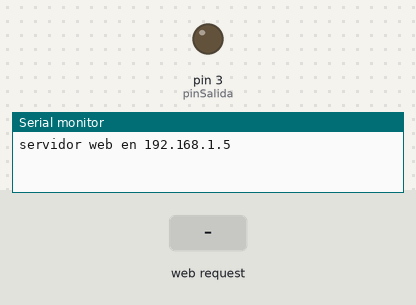
The sketch below on a simulated Arduino Uno, built for the host (arithmetic inside an expression is 32-bit, double 64-bit). Shown: output pins drawn as LEDs (lit = HIGH), the last lines printed to the serial monitor. The inputs (shaded band) are chosen by the test bench. WiFi joins after 1.5 s; servers stay silent unless stated.

Above: at 1.2 s.
1.3 s: HTTP request GET /?estado=ON received
At 1.7 s:
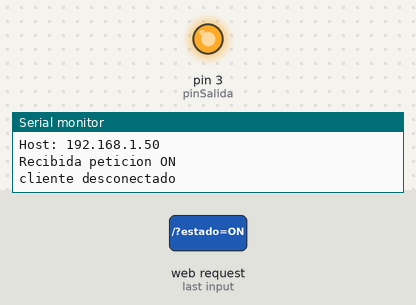
2.8 s: HTTP request GET /?estado=OFF received
At 4.1 s:
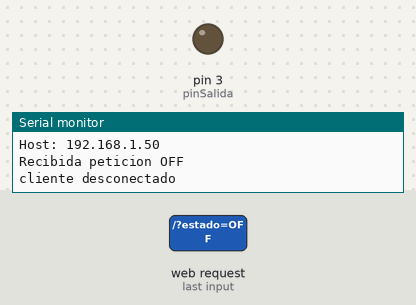
Timing chart, 0 to 5.8 s (numbered marks = the images above; inputs shaded):
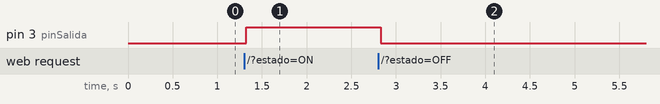

Measured:
- after the input at 1.3 s, pin 3 (pinSalida): LOW → HIGH at once
- after the input at 2.8 s, pin 3 (pinSalida): HIGH → LOW at once

The sketch:

WebServerLed_OnOFF.ino
```cpp
/*
 * Modificación del sketch de ejemplo WebServer incluido en el IDE de Arduino.
 * Se ha inculido un formulario que permite controlar remotamente un LED
 */

#include <SPI.h>
#include <Ethernet.h>

//Configurar dirección MAC e IP
byte mac[] = {
  0xDE, 0xAD, 0xBE, 0xEF, 0xFE, 0xED
};
IPAddress ip(192, 168, 1, 5);

//VARIABLES
String cadenaHTTP;  //almacena la cadena HTTP de la peticion del cliente
boolean estado;     //estado de la salida
int pinSalida = 3;  //pin que vamos a controlar

// Iniciar servidor web en puerto 80
EthernetServer server(80);

void setup()
{
  //iniciar variables
  estado=false; //estado inicial del control: OFF
  cadenaHTTP=""; //cadena vacia
  pinMode(pinSalida,OUTPUT);

  //Puerto serie para control y depuración
  Serial.begin(9600);

  //Iniciar módulo Ethernet y servidor
  Ethernet.begin(mac, ip);
  server.begin();
  Serial.print("servidor web en ");
  Serial.println(Ethernet.localIP());
}


void loop() {
  //escuchar peticiones de clientes
  EthernetClient client = server.available();
  //si se conecta un cliente proceder a enviar html y procesar formulario
  if (client)
  {
    Serial.println("Client conectado");

    boolean currentLineIsBlank = true;
    while (client.connected())
    {
      if (client.available())
      {
        char c = client.read();
        Serial.write(c);
        cadenaHTTP += c;  //añadir caracter a cadena HTTP

        //cuando se detecte la doble línea es que ha terminado la solicitudo GET
        if (c == '\n' && currentLineIsBlank)        {

           procesarPeticion();  //procesar la cadena de la peticion para actualizar las variables
           digitalWrite(pinSalida,estado);

          //enviar HTML
          client.println("HTTP/1.1 200 OK");
          client.println("Content-Type: text/html");
          client.println("Connection: close");  // the connection will be closed after completion of the response
          client.println("Refresh: 5");  // refresh the page automatically every 5 sec
          client.println();
          client.println("<!DOCTYPE HTML>");
          client.println("<html>");

          dibujarFormulario(client); //dibujar formulario

          client.println("</html>");
          cadenaHTTP="";              //borrar cadena para empezar de nuevo
          break;
        }

        //detección de la secuencia /n/r para comprobar el fin de la petición
        if (c == '\n')      currentLineIsBlank = true;
        else if (c != '\r') currentLineIsBlank = false;
      }
    }
    //dar tiempo al navegador para recibir los datos
    delay(1);
    //finalizar conexión
    client.stop();
    Serial.println("cliente desconectado");
  }
}

/*************  funcion: procesarPeticion **************/
 //descripcion: lee el estado de la peticion HTTP y busca en coincidencias en el valor enviado .
 //en caso de haber cambios actualiza las variables
 void procesarPeticion()
{
    //mirar si se ha cambiado el estado
    if(cadenaHTTP.indexOf("GET /?estado=ON")>-1)
    {
      estado=true;
      Serial.println("Recibida peticion ON");
    }
    else if(cadenaHTTP.indexOf("GET /?estado=OFF")>-1)
    {
       estado=false;
       Serial.println("Recibida peticion OFF");
    }
}

/*************  funcion: dibujarFormulario **************/
 //descripcion: genera el código HTML para el formulario en función del estado de la variable.
 void dibujarFormulario(EthernetClient client)
{
     //dibujar formulario con botones de radio
     client.println("<form><fieldset style='width:300px;'><legend>Control salida:</legend><br>Estado<br>");

     //codigo de botones. se marca como checked el que corresponda según estado
     client.print("<input type='radio' name='estado' value='ON' onclick='submit()'");
     if (estado) client.print(" checked='checked'");
     client.println(">ON<br>");

     client.print("<input type='radio' name='estado' value='OFF' onclick='submit()'");
     if (!estado) client.print(" checked='checked'");
     client.println(">OFF<br>");

     client.println("</fieldset></form>");
}
```
